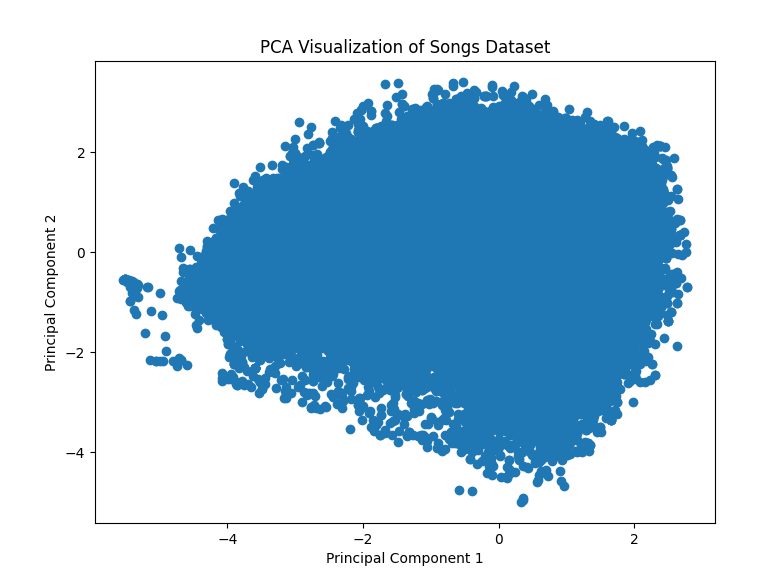

Python code for this plot:
import pandas as pd
import matplotlib.pyplot as plt

from sklearn.model_selection import train_test_split
from sklearn.preprocessing import StandardScaler
from sklearn.decomposition import PCA
from sklearn.neighbors import KNeighborsClassifier
from sklearn.metrics import accuracy_score

# =========================
# LOAD DATASET
# =========================
data = pd.read_csv("songs.csv")

# =========================
# DATASET PREVIEW
# =========================
print("\nDataset Preview:\n")
print(data.head())

# =========================
# SELECT FEATURES
# =========================
X = data[[
    'danceability',
    'energy',
    'tempo',
    'valence',
    'acousticness',
    'liveness'
]]

# =========================
# TARGET COLUMN
# =========================
y = data['track_genre']

# =========================
# STANDARDIZE DATA
# =========================
scaler = StandardScaler()

X_scaled = scaler.fit_transform(X)

# =========================
# APPLY PCA
# Reduce dimensions to 2
# =========================
pca = PCA(n_components=2)

X_pca = pca.fit_transform(X_scaled)

print("\nPCA Shape:")
print(X_pca.shape)

# =========================
# SPLIT DATA
# =========================
X_train, X_test, y_train, y_test = train_test_split(
    X_pca,
    y,
    test_size=0.2,
    random_state=42
)

# =========================
# CREATE KNN MODEL
# =========================
model = KNeighborsClassifier(n_neighbors=5)

# =========================
# TRAIN MODEL
# =========================
model.fit(X_train, y_train)

# =========================
# PREDICTIONS
# =========================
y_pred = model.predict(X_test)

# =========================
# ACCURACY
# =========================
accuracy = accuracy_score(y_test, y_pred)

print("\nModel Accuracy:")
print(accuracy)

# =========================
# PCA VISUALIZATION
# =========================
plt.figure(figsize=(8,6))

plt.scatter(
    X_pca[:, 0],
    X_pca[:, 1]
)

plt.title("PCA Visualization of Songs Dataset")

plt.xlabel("Principal Component 1")
plt.ylabel("Principal Component 2")

plt.show()
